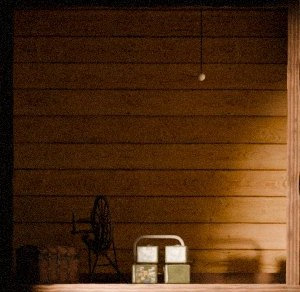
#> input picture assets/plates/attic_dark.jpg, 300 x 292 px
$ python grain.py ../../assets/plates/attic_dark.jpg out.png
#> lines starting #> are read from the running program, lines starting #| are printed output that depends on the picture
# python3 grain.py in.png out.jpg [--ca] [--novig] : sensor noise (luminance + chroma, stronger in shadows), slight vignette, jpeg
import sys, numpy as np; from PIL import Image
a = np.asarray(Image.open(sys.argv[1]).convert('RGB')).astype(np.float32) / 255; h, w, _ = a.shape; rng = np.random.default_rng(7)
#> after `h, w, _ = a.shape`: h = 292; w = 300
if '--ca' in sys.argv:  # lens fringe: red scaled out about 2px at the edges, growing toward the edges
    from PIL import Image as I
    def sc(ch, k):
        im = I.fromarray((ch * 255).astype(np.uint8)); W2, H2 = int(w * k), int(h * k)
        im = im.resize((W2, H2), I.BICUBIC); l, t = (W2 - w) // 2, (H2 - h) // 2
        return np.asarray(im.crop((l, t, l + w, t + h))).astype(np.float32) / 255
    a = np.stack([sc(a[..., 0], 1.002), a[..., 1], a[..., 2]], 2)
lum = a.mean(2, keepdims=True); amt = 0.006 + 0.022 * (1 - lum) ** 2
#> after `lum = a.mean(2, keepdims=True)`:
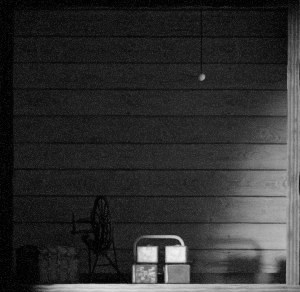
#> lum: shape (292, 300, 1) float32; min 0, max 0.953, mean 0.188
#> after `amt = 0.006 + 0.022 * (1 - lum) ** 2`:
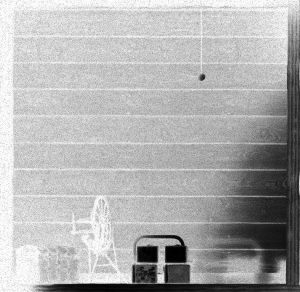
#> amt: shape (292, 300, 1) float32; min 0.00605, max 0.028, mean 0.0212; drawn with min black and max white
n = rng.normal(0, 1, (h, w, 1)) * amt + rng.normal(0, 1, (h, w, 3)) * amt * 0.45
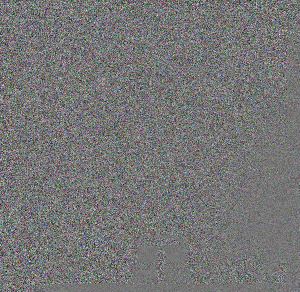
#> n: shape (292, 300, 3) float64; mean R, G, B -3.07e-05, -4.72e-05, -2.31e-06; drawn with min black and max white
y, x = np.mgrid[0:h, 0:w]; v = 1 - (0 if '--novig' in sys.argv else 0.28) * (((x - w / 2) / (w / 2)) ** 2 + ((y - h / 2) / (h / 2)) ** 2) / 2
b = np.clip((a + n) * v[..., None], 0, 1)
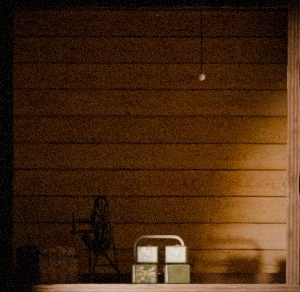
#> b: shape (292, 300, 3) float64; mean R, G, B 0.281, 0.162, 0.071
Image.fromarray((b * 255).astype(np.uint8)).save(sys.argv[2], quality=86)
